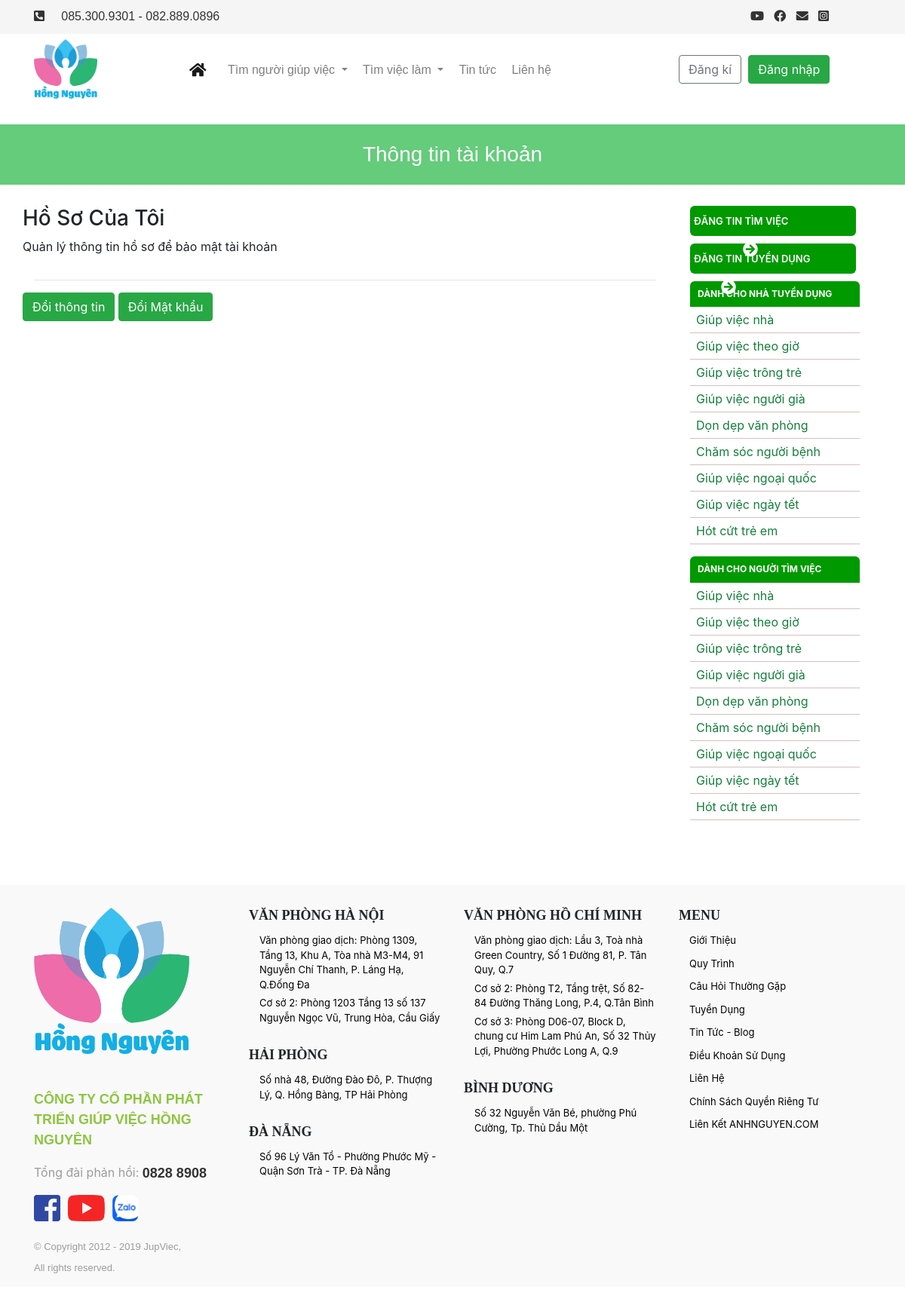
The page /site/tai_khoan/index.php on the database its author committed.
### tables this page shows
CREATE TABLE `dich_vu` (
  `id` int(11) NOT NULL,
  `ten_dich_vu` varchar(225) NOT NULL,
  `mo_ta` longtext NOT NULL,
  `hinh_anh` varchar(225) NOT NULL
);

### dao/pdo.php (called while the page is built, shortened)
<?php
function connect()
{
    $host = "127.0.0.1";
    $dbname = "duan1";
    $db_username = "root";
    $db_password = "";
    return new PDO("mysql:host=$host;dbname=$dbname", $db_username, $db_password);
}
function selectAll($sql)
{
    $conne = connect();
    $stml = $conne->prepare($sql);
    $stml->execute();
    return $select = $stml->fetchAll();
}

### layout/content_right.php (the view)
<div class="col-md-12">
    <a href="<?= BASE_URL ?>site/nhan_vien/dang_tin_tim_viec.php">
        <h3 class="titletimviec" style=" background-color: #009900;
    height: 40px;
    padding: 0 5px;
    margin-right: 5px;
    border-radius: 6px;
    margin-bottom: 10px;
    line-height: 40px;
    color: white;
    font-size: 13px;
    font-weight: 600;
    text-transform: uppercase;">Đăng tin tìm việc <i class="fas fa-arrow-circle-right" style="margin-left:65px;font-size:20px;"></i></h3>
    </a>
    <a href="<?= BASE_URL ?>site/tuyen_dung/dang_tin_tuyen_dung.php">
        <h3 class="titletimviec" style="  background-color: #009900;
    height: 40px;
    padding: 0 5px;
    margin-right: 5px;
    border-radius: 6px;
    margin-bottom: 10px;
    line-height: 40px;color:white;
    font-size: 13px;
    font-weight: 600;
    text-transform: uppercase;">Đăng tin tuyển dụng <i class="fas fa-arrow-circle-right" style="margin-left:36px;font-size:20px;"></i></h3>
    </a>
    <h2 style="background: #009900;
    font-size: 9pt;
    font-weight: 700;
    color: #fff;
    border: none;
    margin: 0;
    padding: 10px;
    text-transform: uppercase;
    border-radius: 6px 6px 0 0;">Dành cho nhà tuyển dụng</h2>
    <ul style="list-style:none;margin-left:-40px;">
        <?php foreach (selectAll("select * from dich_vu") as $item) { ?>
            <li style="padding:5px 0px;border-bottom: 1px solid #d6bfbf;">
                <a href="<?= BASE_URL ?>site/dich_vu/nhan_vien.php?id=<?= $item['id'] ?>" style="color:#147f3b;padding: 0px 8px;"><?= $item['ten_dich_vu'] ?></a></li>
        <?php } ?>
    </ul>
    <h2 style="background: #009900;
    font-size: 9pt;
    font-weight: 700;
    color: #fff;
    border: none;
    margin: 0;
    padding: 10px;
    text-transform: uppercase;
    border-radius: 6px 6px 0 0;">Dành cho người tìm việc</h2>
    <ul style="list-style:none;margin-left:-40px;">
        <?php foreach (selectAll("select * from dich_vu") as $item) { ?>
            <li style="padding:5px 0px;border-bottom: 1px solid #d6bfbf;">
                <a href="<?= BASE_URL ?>site/dich_vu/tuyen_dung.php?id=<?= $item['id'] ?>" style="color:#147f3b;padding: 0px 8px;"><?= $item['ten_dich_vu'] ?></a></li>
        <?php } ?>
    </ul>
</div>

### site/tai_khoan/index.php (style rules this page uses)
ul>li { list-style: none; }

### rows shown on the page
dich_vu: ten_dich_vu "Giúp việc nhà"
dich_vu: ten_dich_vu "Giúp việc theo giờ"
dich_vu: ten_dich_vu "Giúp việc trông trẻ"
dich_vu: ten_dich_vu "Giúp việc người già"
dich_vu: ten_dich_vu "Dọn dẹp văn phòng"
dich_vu: ten_dich_vu "Chăm sóc người bệnh"
dich_vu: ten_dich_vu "Giúp việc ngoại quốc"
dich_vu: ten_dich_vu "Giúp việc ngày tết"
dich_vu: ten_dich_vu "Hót cứt trẻ em"
